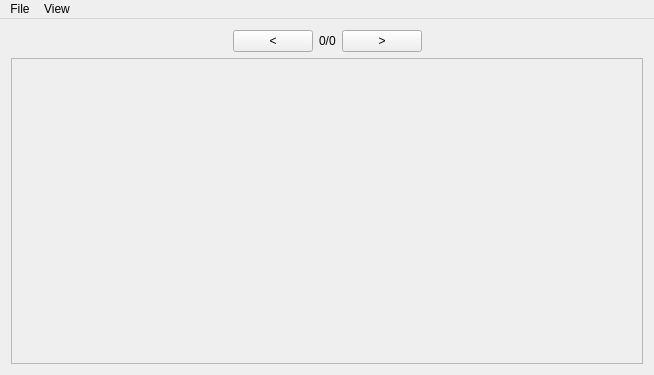
<?xml version="1.0" encoding="UTF-8"?>
<ui version="4.0">
 <class>MainWindow</class>
 <widget class="QMainWindow" name="MainWindow">
  <property name="geometry">
   <rect>
    <x>0</x>
    <y>0</y>
    <width>654</width>
    <height>375</height>
   </rect>
  </property>
  <property name="windowTitle">
   <string>MainWindow</string>
  </property>
  <widget class="QWidget" name="centralWidget">
   <layout class="QGridLayout" name="gridLayout">
    <item row="0" column="3">
     <widget class="QPushButton" name="nextButton">
      <property name="text">
       <string>&gt;</string>
      </property>
     </widget>
    </item>
    <item row="0" column="0">
     <spacer name="horizontalSpacer">
      <property name="orientation">
       <enum>Qt::Horizontal</enum>
      </property>
      <property name="sizeHint" stdset="0">
       <size>
        <width>40</width>
        <height>20</height>
       </size>
      </property>
     </spacer>
    </item>
    <item row="0" column="1">
     <widget class="QPushButton" name="prevButton">
      <property name="enabled">
       <bool>true</bool>
      </property>
      <property name="text">
       <string>&lt;</string>
      </property>
     </widget>
    </item>
    <item row="0" column="2">
     <widget class="QLabel" name="pageLabel">
      <property name="text">
       <string>0/0</string>
      </property>
     </widget>
    </item>
    <item row="0" column="4">
     <spacer name="horizontalSpacer_2">
      <property name="orientation">
       <enum>Qt::Horizontal</enum>
      </property>
      <property name="sizeHint" stdset="0">
       <size>
        <width>40</width>
        <height>20</height>
       </size>
      </property>
     </spacer>
    </item>
    <item row="1" column="0" colspan="5">
     <widget class="QScrollArea" name="scrollArea">
      <property name="widgetResizable">
       <bool>true</bool>
      </property>
      <widget class="QWidget" name="scrollWidget">
       <property name="enabled">
        <bool>true</bool>
       </property>
       <property name="geometry">
        <rect>
         <x>0</x>
         <y>0</y>
         <width>634</width>
         <height>306</height>
        </rect>
       </property>
      </widget>
     </widget>
    </item>
   </layout>
  </widget>
  <widget class="QMenuBar" name="menuBar">
   <property name="geometry">
    <rect>
     <x>0</x>
     <y>0</y>
     <width>654</width>
     <height>20</height>
    </rect>
   </property>
   <widget class="QMenu" name="menuFile">
    <property name="title">
     <string>File</string>
    </property>
    <addaction name="actionOpen_CSV"/>
    <addaction name="actionQuit"/>
   </widget>
   <widget class="QMenu" name="menuView">
    <property name="title">
     <string>View</string>
    </property>
    <addaction name="actionAlways_on_Top"/>
    <addaction name="actionFix_window"/>
   </widget>
   <addaction name="menuFile"/>
   <addaction name="menuView"/>
  </widget>
  <action name="actionOpen_CSV">
   <property name="text">
    <string>Open CSV…</string>
   </property>
   <property name="shortcut">
    <string>Ctrl+O</string>
   </property>
  </action>
  <action name="actionQuit">
   <property name="text">
    <string>Quit</string>
   </property>
   <property name="shortcut">
    <string>Alt+F4, Ctrl+Q</string>
   </property>
  </action>
  <action name="actionAlways_on_Top">
   <property name="checkable">
    <bool>true</bool>
   </property>
   <property name="text">
    <string>Always on Top</string>
   </property>
  </action>
  <action name="actionFix_window">
   <property name="checkable">
    <bool>true</bool>
   </property>
   <property name="enabled">
    <bool>false</bool>
   </property>
   <property name="text">
    <string>Fix window</string>
   </property>
  </action>
 </widget>
 <layoutdefault spacing="6" margin="11"/>
 <resources/>
 <connections>
  <connection>
   <sender>actionQuit</sender>
   <signal>triggered()</signal>
   <receiver>MainWindow</receiver>
   <slot>close()</slot>
   <hints>
    <hint type="sourcelabel">
     <x>-1</x>
     <y>-1</y>
    </hint>
    <hint type="destinationlabel">
     <x>251</x>
     <y>163</y>
    </hint>
   </hints>
  </connection>
 </connections>
</ui>
